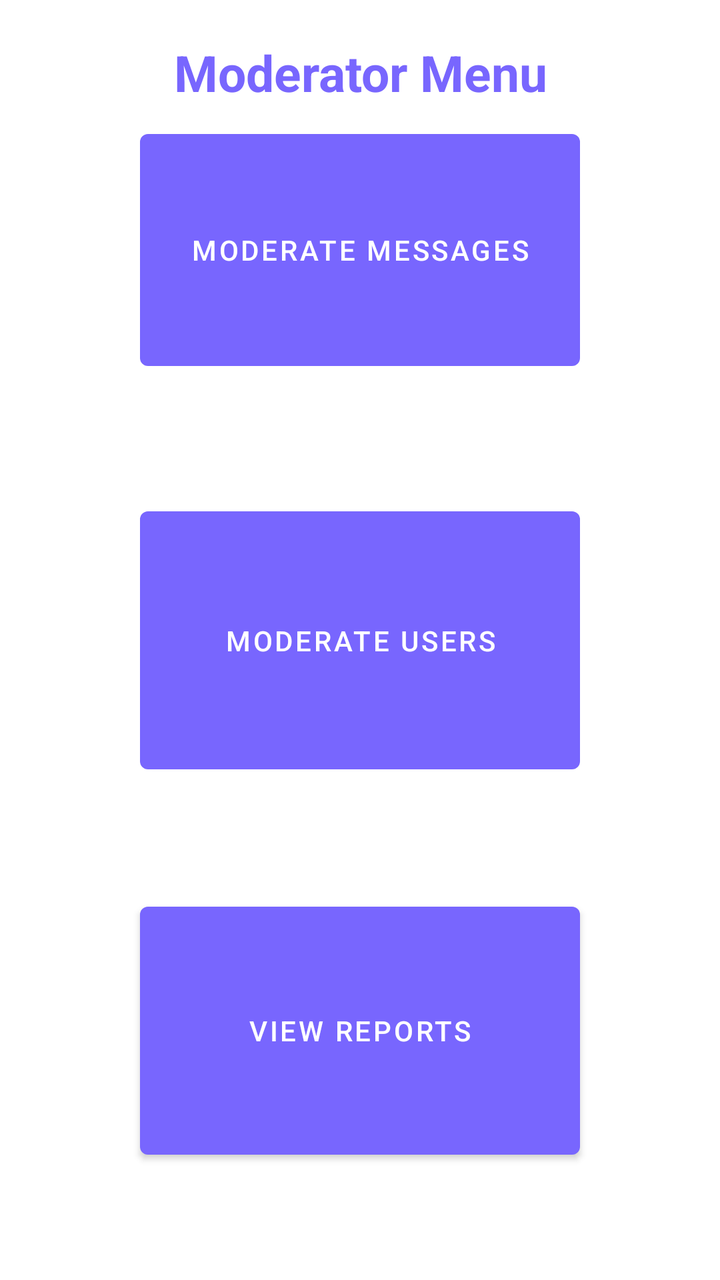
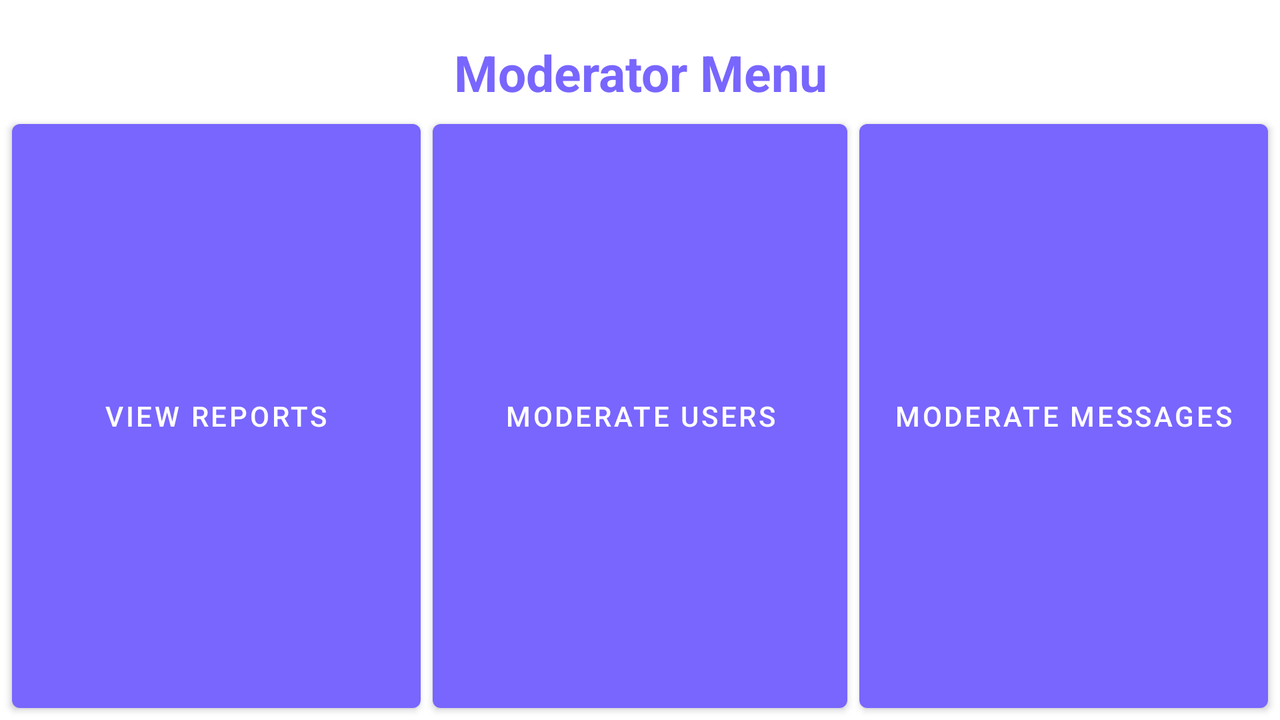

One screen, two layout resources from the same app: the default and the repository's alternative for another configuration. Each is rendered where Android would select it; the XML of both is given below.
<!-- AndroidManifest.xml: application theme Theme.Presence -->
<!-- res/layout/activity_moderator.xml -->
<?xml version="1.0" encoding="utf-8"?>
<androidx.constraintlayout.widget.ConstraintLayout xmlns:android="http://schemas.android.com/apk/res/android"
    xmlns:app="http://schemas.android.com/apk/res-auto"
    xmlns:tools="http://schemas.android.com/tools"
    android:layout_width="match_parent"
    android:layout_height="match_parent"
    tools:context=".activities.ModeratorActivity">

    <TextView
        android:id="@+id/moderatorTextView"
        android:layout_width="wrap_content"
        android:layout_height="wrap_content"
        android:layout_weight="1"
        android:text="Moderator Menu"
        android:textAlignment="center"
        android:textColor="@color/purple_3"
        android:textSize="25sp"
        android:textStyle="bold"
        app:layout_constraintBottom_toBottomOf="@+id/moderatorSignOutButton"
        app:layout_constraintEnd_toEndOf="parent"
        app:layout_constraintHorizontal_bias="0.5"
        app:layout_constraintStart_toStartOf="parent"
        app:layout_constraintTop_toTopOf="@+id/moderatorSignOutButton" />

    <Button
        android:id="@+id/moderateMessagesButton"
        android:layout_width="0dp"
        android:layout_height="128dp"
        android:layout_marginStart="70dp"
        android:layout_marginEnd="70dp"
        android:text="Moderate messages"
        app:layout_constraintBottom_toTopOf="@+id/moderateUsersButton"
        app:layout_constraintEnd_toEndOf="parent"
        app:layout_constraintStart_toStartOf="parent"
        app:layout_constraintTop_toTopOf="parent" />

    <Button
        android:id="@+id/moderateUsersButton"
        android:layout_width="0dp"
        android:layout_height="141dp"
        android:layout_marginStart="70dp"
        android:layout_marginEnd="70dp"
        android:text="Moderate Users"
        app:layout_constraintBottom_toBottomOf="parent"
        app:layout_constraintEnd_toEndOf="parent"
        app:layout_constraintStart_toStartOf="parent"
        app:layout_constraintTop_toTopOf="parent" />

    <Button
        android:id="@+id/reportsButton"
        android:layout_width="0dp"
        android:layout_height="136dp"
        android:layout_marginStart="70dp"
        android:layout_marginEnd="70dp"
        android:text="View Reports"
        app:layout_constraintBottom_toBottomOf="parent"
        app:layout_constraintEnd_toEndOf="parent"
        app:layout_constraintHorizontal_bias="0.498"
        app:layout_constraintStart_toStartOf="parent"
        app:layout_constraintTop_toBottomOf="@+id/moderateUsersButton" />

    <ImageButton
        android:id="@+id/moderatorSignOutButton"
        android:layout_width="40dp"
        android:layout_height="40dp"
        android:layout_marginTop="16dp"
        android:layout_marginEnd="8dp"
        android:adjustViewBounds="true"
        android:background="@android:color/transparent"
        android:scaleType="centerCrop"
        app:layout_constraintEnd_toEndOf="parent"
        app:layout_constraintTop_toTopOf="parent"
        app:srcCompat="@drawable/exit" />
</androidx.constraintlayout.widget.ConstraintLayout>
<!-- resources referenced by this layout -->
<resources>
  <color name="purple_3">#7866FE</color>
  <style name="Theme.Presence" parent="Theme.MaterialComponents.DayNight.NoActionBar">
          
          <item name="colorPrimary">@color/purple_3</item>
          <item name="colorPrimaryVariant">@color/purple_1</item>
          <item name="colorOnPrimary">@color/white</item>
          
          <item name="colorSecondary">@color/teal_200</item>
          <item name="colorSecondaryVariant">@color/teal_700</item>
          <item name="colorOnSecondary">@color/black</item>
          
          <item name="android:statusBarColor">?attr/colorPrimaryVariant</item>
          
      </style>
  <color name="purple_1">#7A7AD0</color>
  <color name="white">#FFFFFFFF</color>
  <color name="teal_200">#FF03DAC5</color>
  <color name="teal_700">#FF018786</color>
  <color name="black">#FF000000</color>
</resources>
<!-- res/layout-land/activity_moderator.xml (the repository's variant of the layout above) -->
<!-- drawn on the phone turned sideways -->
<?xml version="1.0" encoding="utf-8"?>
<androidx.constraintlayout.widget.ConstraintLayout xmlns:android="http://schemas.android.com/apk/res/android"
    xmlns:app="http://schemas.android.com/apk/res-auto"
    xmlns:tools="http://schemas.android.com/tools"
    android:layout_width="match_parent"
    android:layout_height="match_parent"
    tools:context=".activities.ModeratorActivity">

    <TextView
        android:id="@+id/moderatorTextView"
        android:layout_width="wrap_content"
        android:layout_height="wrap_content"
        android:layout_weight="1"
        android:text="Moderator Menu"
        android:textAlignment="center"
        android:textColor="@color/purple_3"
        android:textSize="25sp"
        android:textStyle="bold"
        app:layout_constraintBottom_toBottomOf="@+id/moderatorSignOutButton"
        app:layout_constraintEnd_toEndOf="parent"
        app:layout_constraintHorizontal_bias="0.5"
        app:layout_constraintStart_toStartOf="parent"
        app:layout_constraintTop_toTopOf="@+id/moderatorSignOutButton" />

    <ImageButton
        android:id="@+id/moderatorSignOutButton"
        android:layout_width="40dp"
        android:layout_height="40dp"
        android:layout_marginTop="16dp"
        android:layout_marginEnd="8dp"
        android:adjustViewBounds="true"
        android:background="@android:color/transparent"
        android:scaleType="centerCrop"
        app:layout_constraintEnd_toEndOf="parent"
        app:layout_constraintTop_toTopOf="parent"
        app:srcCompat="@drawable/exit" />

    <LinearLayout
        android:id="@+id/moderatorLinear"
        android:layout_width="match_parent"
        android:layout_height="0dp"
        android:orientation="horizontal"
        android:weightSum="3"
        app:layout_constraintBottom_toBottomOf="parent"
        app:layout_constraintTop_toBottomOf="@+id/moderatorSignOutButton">

        <Button
            android:id="@+id/reportsButton"
            android:layout_width="0dp"
            android:layout_height="match_parent"
            android:layout_weight="1"
            android:insetLeft="6dp"
            android:insetRight="3dp"
            android:text="View Reports" />

        <Button
            android:id="@+id/moderateUsersButton"
            android:layout_width="0dp"
            android:layout_height="match_parent"
            android:layout_weight="1"
            android:insetLeft="3dp"
            android:insetRight="3dp"
            android:text="Moderate Users" />

        <Button
            android:id="@+id/moderateMessagesButton"
            android:layout_width="0dp"
            android:layout_height="match_parent"
            android:layout_weight="1"
            android:insetLeft="3dp"
            android:insetRight="6dp"
            android:text="Moderate messages" />

    </LinearLayout>

</androidx.constraintlayout.widget.ConstraintLayout>
